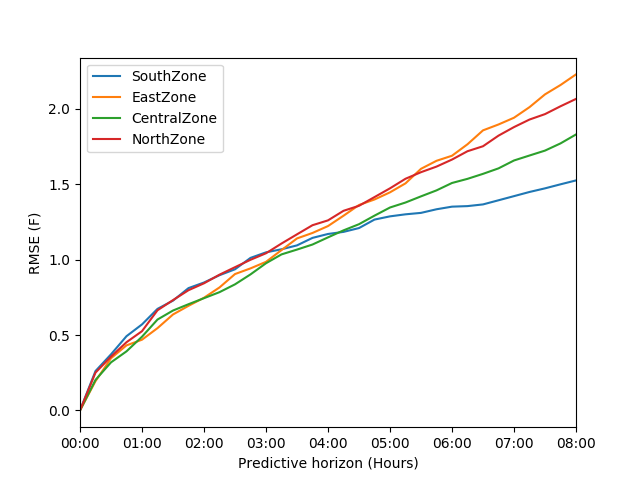

Reproduce this figure in Python.
from xbos import get_client
from xbos.services.pundat import DataClient, make_dataframe
# from xbos.services.hod import HodClient

import datetime, pytz
import numpy as np
import pandas as pd

# from matplotlib.pyplot import step, xlim, ylim, show
import matplotlib.pyplot as plt
from datetime import timedelta
from random import randint
from scipy.optimize import curve_fit
from sklearn.utils import shuffle

def f1(row):
	if row['a'] > 0 and row['a']<=1:
		val = 1
	else:
		val = 0
	return val

def f2(row):
	if row['a']>1 and row['a']<=2:
		val = 1
	else:
		val = 0
	return val


def preprocess(temp_now):
	c = get_client()
	archiver = DataClient(c)

	
	north_temp = "c7e33fa6-f683-36e9-b97a-7f096e4b57d4"
	north_state = "5e55e5b1-007b-39fa-98b6-ae01baa6dccd"
	south_temp = "03099008-5224-3b61-b07e-eee445e64620"
	south_state = "dfb2b403-fd08-3e9b-bf3f-18c699ce40d6"
	central_temp = "c05385e5-a947-37a3-902e-f6ea45a43fe8"
	central_state = "187ed9b8-ee9b-3042-875e-088a08da37ae"
	east_temp = "b47ba370-bceb-39cf-9552-d1225d910039"
	east_state = "7e543d07-16d1-32bb-94af-95a01f4675f9"

	uuid_list = [[south_temp,south_state], [east_temp,east_state], [central_temp,central_state], [north_temp,north_state]]

	per_zone_temp_list = []
	for uuids in uuid_list:

		start = '"' + temp_now.strftime('%Y-%m-%d %H:%M:%S') + ' PST"'
		#end = '"' + (temp_now - timedelta(days=7)).strftime('%Y-%m-%d %H:%M:%S') + ' PST"'
		end = '"2017-7-20 00:00:00 PST"'

		dfs = make_dataframe(archiver.window_uuids(uuids, end, start, '15min', timeout=120))

		for uid, df in dfs.items():
					
			if uid == uuids[0]:
				if 'mean' in df.columns:
					df = df[['mean']]
				df.columns = ['tin']
			elif uid == uuids[1]:
				if 'max' in df.columns:
					df = df[['max']]
				df.columns = ['a']
				
			dfs[uid] = df.resample('15min').mean()

		df = pd.concat([dframe for uid, dframe in dfs.items()], axis=1)
		df['a1'] = df.apply(f1, axis=1)
		df['a2'] = df.apply(f2, axis=1)
		df['tin']=df['tin'].replace(to_replace=0, method='pad')
		df['temp_next'] = df['tin'].shift(-1)
		df=df.dropna()
		
		# WE ARE NOT LEARNING VENTILATION RIGHT NOW
		
		df = df.tz_localize('UTC').tz_convert(pytz.timezone("America/Los_Angeles"))
		per_zone_temp_list.append(df[['tin', 'a1' , 'a2','temp_next']])
	return per_zone_temp_list

# $T^{IN}_{t+1}= c_1 * a^{H} * T^{IN}_{t} + c_2 * a^{C} * T^{IN}_{t} + c_3 * T^{IN}_{t}$
def func(X, c1, c2, c3):#, c4):
			Tin, a1, a2 = X
			return c1 * a1 * Tin + c2 * a2 * Tin + c3 * Tin #+ c4  * (1-a1)*(1-a2)

def predict(popt, data):
	next_temp = data['tin'][0]
	return_list = [next_temp]
	for i in data[1:].index:
		next_temp = func([next_temp, data[data.index==i]['a1'][0], data[data.index==i]['a2'][0]], *popt)
		return_list.append(next_temp)
	return return_list

zones = ['SouthZone', 'EastZone', 'CentralZone', 'NorthZone']
days_of_data = 30
prediction_hours = 8

temp_now = datetime.datetime.utcnow().replace(tzinfo=pytz.timezone("UTC")).astimezone(tz=pytz.timezone("America/Los_Angeles"))
dfs = preprocess(temp_now)


sticks = []
disc= 4
for i in range(0, 4*prediction_hours+1, disc):
	if int(round(i/4))<10:
		hours = "0"+str(int(round(i/4)))
	else:
		hours = str(int(round(i/4)))
	if int(round(i%4))<10:
		minutes = "0"+str(int(round(i%4)))
	else:
		minutes = str(int(round(i%4)))
	sticks.append(hours+":"+minutes)

pos = np.arange(4*prediction_hours+1)
ind = np.arange(0,4*prediction_hours+1)
fig, ax = plt.subplots()

count = 0
max_action_count = 50
for df in dfs:
	print "Preparing next zone..."
	temp_now = df.index[-1]	

	prediction_list = []
	ground_truth_list = []
	

	while temp_now > df.index[-1] - timedelta(days=days_of_data):
		temp = df.ix[:temp_now]
		final_df = pd.DataFrame()
		flag = True
		heating_count = 0
		cooling_count = 0
		do_nothing_count = 0
		for idx in reversed(temp.index):
			if temp.at[idx, 'a1'] == 1 and heating_count <= max_action_count:
				if temp.at[idx, 'tin'] <= temp.at[idx, 'temp_next']:
					final_df = final_df.append(temp[temp.index==idx])
					heating_count += 1
			elif temp.at[idx, 'a2'] == 1 and cooling_count<max_action_count:
				if temp.at[idx, 'tin'] >= temp.at[idx, 'temp_next']:
					final_df = final_df.append(temp[temp.index==idx])
					cooling_count += 1
			elif temp.at[idx, 'a1'] == 0 and temp.at[idx, 'a2'] == 0 and do_nothing_count<max_action_count:
				final_df = final_df.append(temp[temp.index==idx])
				do_nothing_count += 1
			if heating_count>=max_action_count and cooling_count>=max_action_count\
			 and do_nothing_count>=max_action_count:
				flag = False
				break
		popt, pcov = curve_fit(func, final_df[['tin', 'a1' , 'a2']].T.as_matrix(), final_df['temp_next'].as_matrix())
		prediction_list.append(predict(popt, temp[-4*prediction_hours-1:]))
		
		ground_truth_list.append(temp[-4*prediction_hours-1:]['tin'].tolist())
		temp_now = temp_now - timedelta(hours=randint(1,2))
		

	prediction = [i for i in prediction_list]

	groundTruth_tin = [i for i in ground_truth_list]

	rmse = np.sqrt(np.mean(np.square(np.subtract(prediction,groundTruth_tin)),axis=0))

	ax.plot(ind,rmse,'-',label=zones[count])
	count += 1 


ax.set_xticks(pos[::disc])
ax.set_xticklabels(sticks)
ax.set_xlim(0, 4*prediction_hours)
#ax.legend(loc=4, ncol=3, numpoints=1, fancybox=False, framealpha=0.7)
plt.xlabel('Predictive horizon (Hours)')
plt.ylabel(r'RMSE (F)')
plt.legend()
plt.show()


#na apothikeuode ta diafora rmse gia na borw na dhmiourghsw th grafikh apo arxeio
